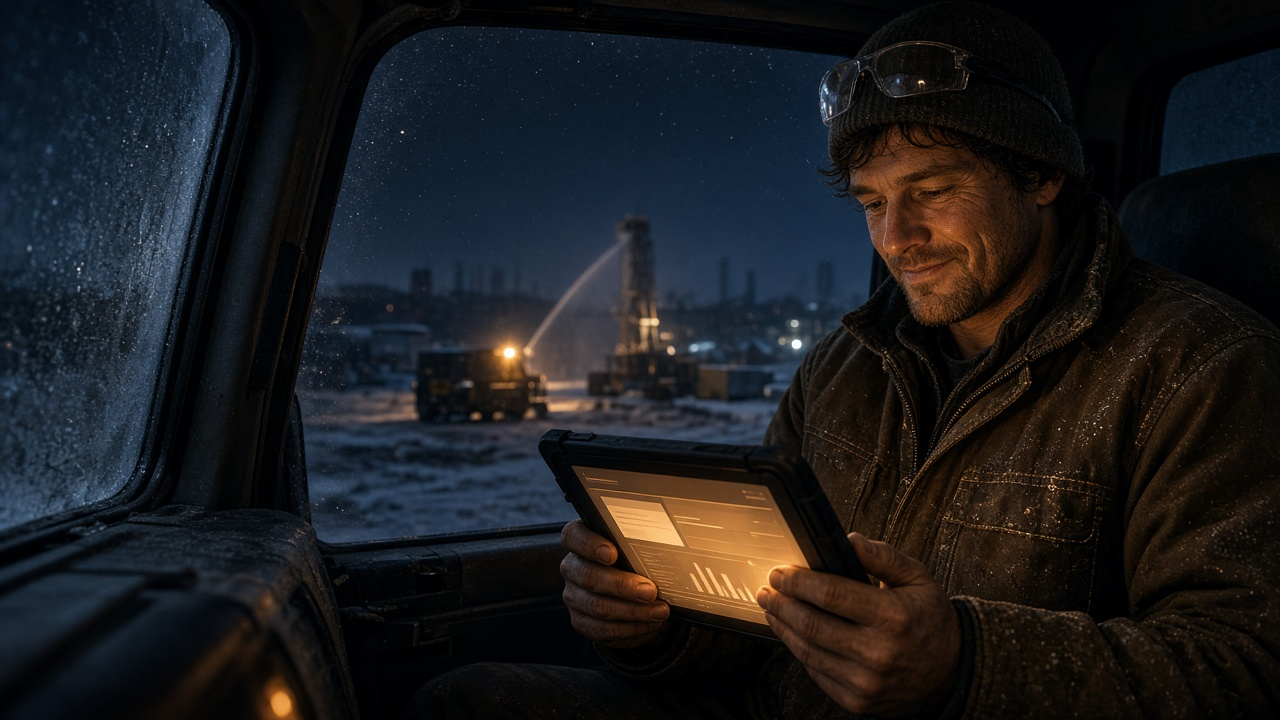
#> input picture content/blog/art/ai-enabler-base.jpg, 1280 x 720 px; its folder holds 2 pictures in this run
$ python make-ai-enabler-hero.py
#> lines starting #> are read from the running program, lines starting #| are printed output that depends on the picture
#!/usr/bin/env python3
"""Brands the AI-enabler hero photo for kr8tiv.ai Field Notes.
Base photo: ai-enabler-base.jpg. Logo: kr8tiv-logo-clean.svg only, solid white.
Brand kit: #050510 ground, #d4a853 amber, white HUD lines, Syne + JetBrains Mono.
Writes public/blog/images/ai-enabler-hero-{768,1280}.{avif,webp,jpg} and ai-enabler-og.jpg.
Run from the repo root: python3 content/blog/art/make-ai-enabler-hero.py  (needs Pillow, cairosvg)"""
import io, math, pathlib
import cairosvg
from PIL import Image, ImageDraw, ImageFont, ImageFilter

HERE = pathlib.Path(__file__).resolve().parent
ROOT = HERE.parent.parent.parent
OUT = ROOT / 'public' / 'blog' / 'images'
AMBER = (212, 168, 83); WHITE = (255, 255, 255); GROUND = (5, 5, 16)
S = 2  # supersample


def logo_white(width):
    png = cairosvg.svg2png(url=str(HERE / 'kr8tiv-logo-clean.svg'), output_width=width * 2)
    lg = Image.open(io.BytesIO(png)).convert('RGBA')
    lg = lg.crop(lg.getbbox())
    solid = Image.new('RGBA', lg.size, WHITE + (0,)); solid.putalpha(lg.split()[3])
    return solid.resize((width, round(lg.height * width / lg.width)), Image.LANCZOS)


def mono(sz, bold=False):
    return ImageFont.truetype(str(HERE / 'fonts' / ('JetBrainsMono-Bold.ttf' if bold else 'JetBrainsMono-Regular.ttf')), sz)


def syne(sz, wt=700):
    f = ImageFont.truetype(str(HERE / 'fonts' / 'Syne.ttf'), sz)
    try: f.set_variation_by_axes([wt])
    except Exception: pass
    return f


def spaced(d, xy, text, font, fill, sp, anchor_right=False):
    w = sum(d.textlength(c, font=font) for c in text) + sp * (len(text) - 1)
    x, y = xy
    if anchor_right: x -= w
    for c in text:
        d.text((x, y), c, font=font, fill=fill); x += d.textlength(c, font=font) + sp
    return w


def corners(d, box, L, w, fill):
    x0, y0, x1, y1 = box
    for (x, y, dx, dy) in ((x0, y0, 1, 1), (x1, y0, -1, 1), (x0, y1, 1, -1), (x1, y1, -1, -1)):
        d.line([(x, y), (x + dx * L, y)], fill=fill, width=w)
        d.line([(x, y), (x, y + dy * L)], fill=fill, width=w)


def shade(img, box_alpha):
    """box_alpha: list of (gradient fn) applied as dark ground overlay."""
    return img


def hud_ring(d, c, r, w):
    cx, cy = c
    # Broken HUD ring: three amber arcs plus tick marks, like the site's HudRing.
    for a0, a1 in ((200, 290), (310, 345), (355, 40)):
        d.arc([cx - r, cy - r, cx + r, cy + r], a0, a1, fill=AMBER + (235,), width=w)
    r2 = r + 14 * S
    for a in range(0, 360, 10):
        if 50 < a < 185: continue
        t = math.radians(a); L = (9 if a % 30 == 0 else 4) * S
        d.line([(cx + r2 * math.cos(t), cy + r2 * math.sin(t)), (cx + (r2 + L) * math.cos(t), cy + (r2 + L) * math.sin(t))],
               fill=WHITE + (150,), width=max(1, S))
    return (cx + r * math.cos(math.radians(198)), cy + r * math.sin(math.radians(198)))


def hero():
    base = Image.open(HERE / 'ai-enabler-base.jpg').convert('RGB')
#> base is the input picture: PIL image 1280x720 RGB; mean R, G, B 27.5, 27.7, 29.9
    W, H = base.size[0] * S, base.size[1] * S
#> W = 2560; H = 1440
    img = base.resize((W, H), Image.LANCZOS).convert('RGBA')
    # Ground-colour vignette: top band and bottom band for the HUD type, a touch on the left.
    ov = Image.new('RGBA', (W, H), (0, 0, 0, 0)); od = ImageDraw.Draw(ov)
#> after `ov = Image.new('RGBA', (W, H), (0, 0, 0, 0))`: ov: PIL image 2560x1440 RGBA; every value is 0
    for y in range(H):
        a = 0
        if y < 120 * S: a = int(150 * (1 - y / (120 * S)) ** 1.4)
        if y > H - 190 * S: a = max(a, int(225 * ((y - (H - 190 * S)) / (190 * S)) ** 1.3))
        if a: od.line([(0, y), (W, y)], fill=GROUND + (a,))
    img = Image.alpha_composite(img, ov)
    # Soft ground-colour shadow behind the callout so the type reads over the snow.
    sh = Image.new('RGBA', (W, H), (0, 0, 0, 0))
    ImageDraw.Draw(sh).rounded_rectangle([270 * S, 395 * S, 600 * S, 540 * S], 40 * S, fill=GROUND + (150,))
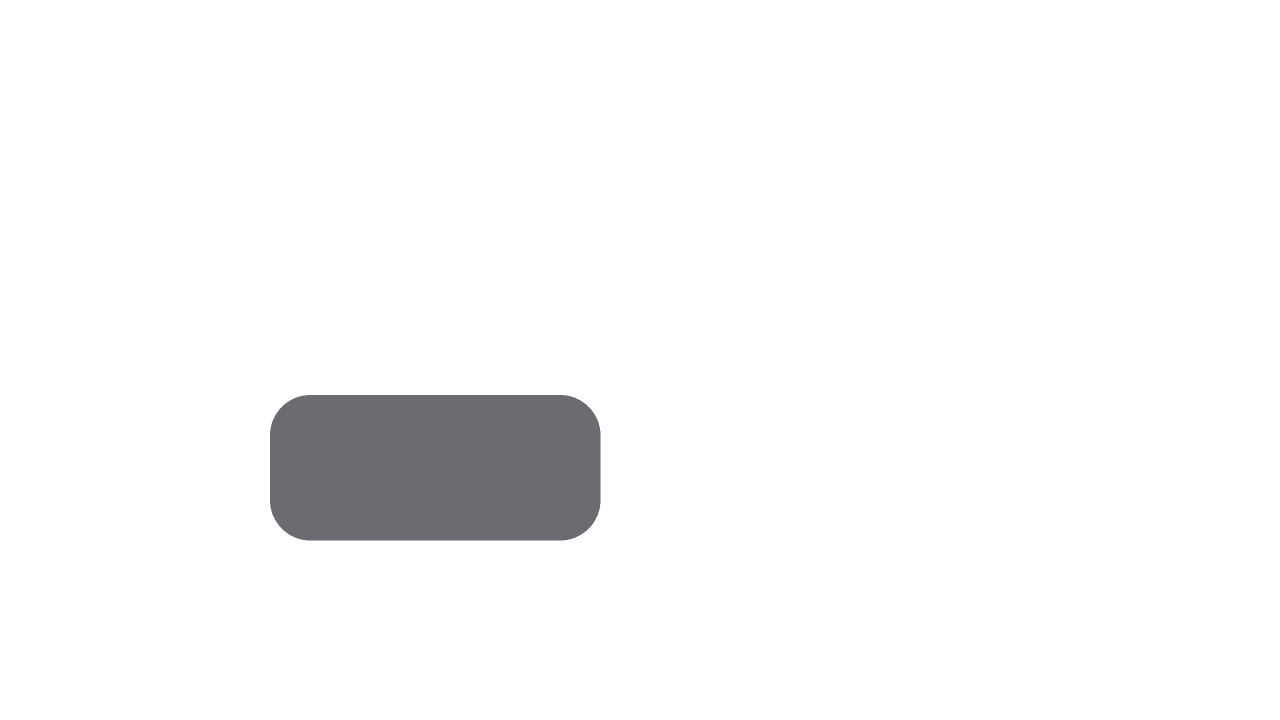
#> sh: PIL image 2560x1440 RGBA (shown at 1/2 size); mean R, G, B, A 0.3, 0.3, 0.8, 7.6; transparent parts drawn white
    img = Image.alpha_composite(img, sh.filter(ImageFilter.GaussianBlur(28 * S)))
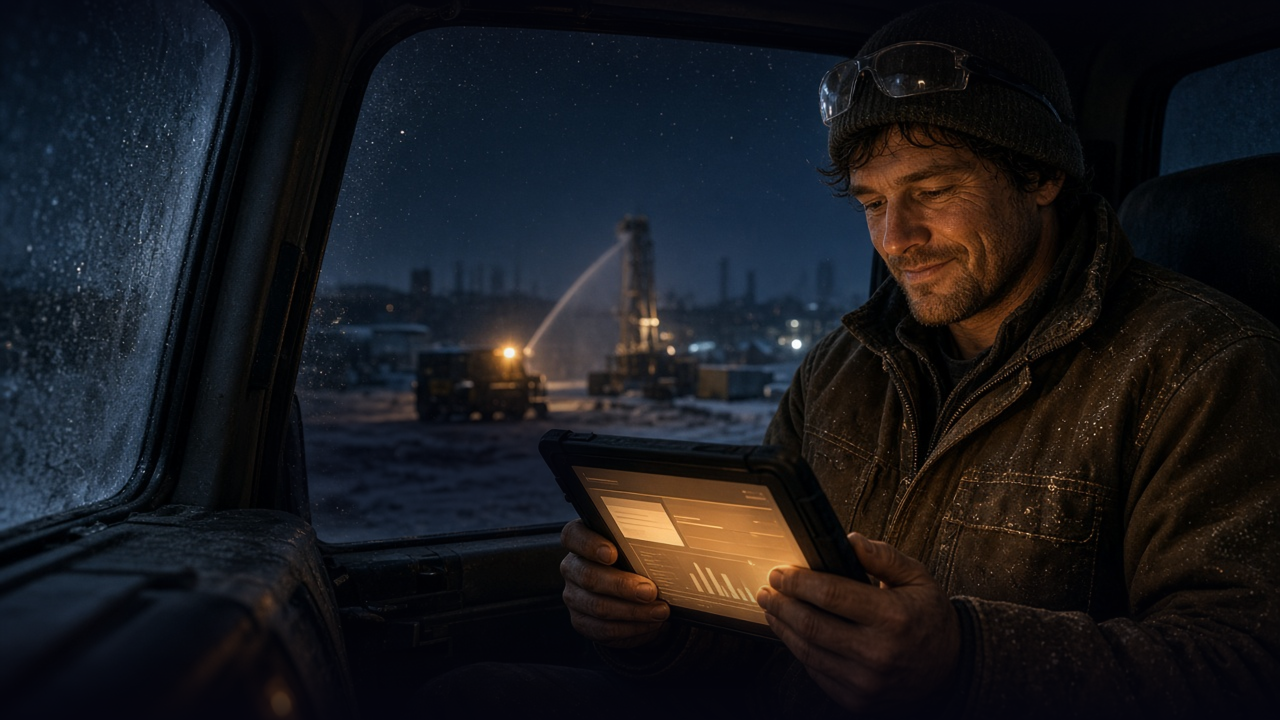
#> img: PIL image 2560x1440 RGBA (shown at 1/2 size); mean R, G, B, A 25, 25.3, 29.1, 255
    lay = Image.new('RGBA', (W, H), (0, 0, 0, 0)); d = ImageDraw.Draw(lay)
    m = 34 * S
    corners(d, (m, m, W - m, H - m), 34 * S, 2 * S, WHITE + (200,))
    # Top HUD labels
    f = mono(13 * S)
    spaced(d, (m + 18 * S, m + 6 * S), 'FIELD NOTES // 001', f, AMBER, 3 * S)
    spaced(d, (W - m - 18 * S, m + 6 * S), 'EDMONTON, AB  53.5461 N  113.4938 W', f, WHITE + (210,), 3 * S, anchor_right=True)
    # HUD ring on the tablet, with a callout to the left
    end = hud_ring(d, (700 * S, 505 * S), 92 * S, 3 * S)
#> end = (1225, 953.1)
    lx, ly = 300 * S, 452 * S
    d.line([end, (lx + 250 * S, ly + 12 * S), (lx, ly + 12 * S)], fill=AMBER + (230,), width=2 * S)
    d.ellipse([end[0] - 5 * S, end[1] - 5 * S, end[0] + 5 * S, end[1] + 5 * S], fill=AMBER)
    spaced(d, (lx, ly - 46 * S), 'QUOTE STATUS', mono(12 * S), WHITE + (170,), 3 * S)
    d.text((lx, ly - 28 * S), 'Drafted by AI.', font=syne(22 * S, 700), fill=WHITE)
    d.text((lx, ly + 22 * S), 'Signed by a human.', font=syne(22 * S, 700), fill=AMBER)
    d.text((lx, ly + 52 * S), '(He has opinions about margins.)', font=mono(12 * S), fill=WHITE + (190,))
    # Bottom lockup: rule, logo, line, url
    by = H - m - 18 * S
#> by = 1336
    d.line([(m + 18 * S, by - 64 * S), (W - m - 18 * S, by - 64 * S)], fill=WHITE + (90,), width=max(1, S))
    lg = logo_white(150 * S)
    lay.alpha_composite(lg, (m + 18 * S, by - lg.height))
    spaced(d, (m + 18 * S + lg.width + 26 * S, by - 30 * S), 'AI DOES THE PAPERWORK. PEOPLE DO THE WORK.', mono(15 * S, True), WHITE, 3 * S)
    spaced(d, (W - m - 18 * S, by - 30 * S), 'KR8TIV.AI', mono(15 * S, True), AMBER, 4 * S, anchor_right=True)
    img = Image.alpha_composite(img, lay).convert('RGB')
    return img.resize((W // S, H // S), Image.LANCZOS)


def og(base_hero_src):
    base = Image.open(HERE / 'ai-enabler-base.jpg').convert('RGB')
    W, H = 1200 * S, 630 * S
    img = base.resize((W, round(base.height * W / base.width)), Image.LANCZOS)
    top = (img.height - H) // 2 - 0
    img = img.crop((0, top, W, top + H)).convert('RGBA')
    ov = Image.new('RGBA', (W, H)); od = ImageDraw.Draw(ov)
    for x in range(W):
        a = int(max(0, min(1, (780 * S - x) / (780 * S))) ** 1.25 * 238)
        od.line([(x, 0), (x, H)], fill=GROUND + (a,))
    for y in range(H - 120 * S, H):
        a = int(200 * ((y - (H - 120 * S)) / (120 * S)) ** 1.3)
        od.line([(0, y), (W, y)], fill=GROUND + (a,))
    img = Image.alpha_composite(img, ov)
    lay = Image.new('RGBA', (W, H), (0, 0, 0, 0)); d = ImageDraw.Draw(lay)
    m = 28 * S
    corners(d, (m, m, W - m, H - m), 30 * S, 2 * S, WHITE + (200,))
    lg = logo_white(200 * S); lay.alpha_composite(lg, (64 * S, 62 * S))
    spaced(d, (W - m - 16 * S, m + 8 * S), 'FIELD NOTES // 001', mono(14 * S), AMBER, 3 * S, anchor_right=True)
    spaced(d, (66 * S, 190 * S), 'EDMONTON, ALBERTA', mono(17 * S), AMBER, 4 * S)
    y = 226 * S
    for line in ["What AI can and", "can't do for your", "business."]:
        d.text((62 * S, y), line, font=syne(56 * S, 700), fill=WHITE); y += 64 * S
    d.text((64 * S, y + 18 * S), 'A power tool for your people.', font=syne(26 * S, 600), fill=WHITE)
    d.text((64 * S, y + 52 * S), 'Not a replacement. Not even close.', font=syne(26 * S, 600), fill=AMBER)
    hud_ring(d, (660 * S, 468 * S), 84 * S, 3 * S)
    by = H - m - 16 * S
    spaced(d, (64 * S, by - 22 * S), 'AI DOES THE PAPERWORK. PEOPLE DO THE WORK.', mono(15 * S, True), WHITE, 3 * S)
    spaced(d, (W - m - 16 * S, by - 22 * S), 'KR8TIV.AI', mono(15 * S, True), AMBER, 4 * S, anchor_right=True)
    img = Image.alpha_composite(img, lay).convert('RGB')
    return img.resize((1200, 630), Image.LANCZOS)


def main():
    OUT.mkdir(parents=True, exist_ok=True)
    h = hero()
    for w in (1280, 768):
        im = h if w == h.width else h.resize((w, round(w * h.height / h.width)), Image.LANCZOS)
        im.save(OUT / f'ai-enabler-hero-{w}.avif', quality=62)
        im.save(OUT / f'ai-enabler-hero-{w}.webp', quality=82, method=6)
        im.save(OUT / f'ai-enabler-hero-{w}.jpg', quality=86, optimize=True, progressive=True)
    og(h).save(OUT / 'ai-enabler-og.jpg', quality=88, optimize=True, progressive=True)
    print('wrote', sorted(p.name for p in OUT.glob('ai-enabler-*')))


if __name__ == '__main__':
    main()
#> (the call stopped at in logo_white, `png = cairosvg.svg2png(url=str(HERE / 'kr8tiv-logo-clean.svg'), output..`: cairosvg is not available in this run)
